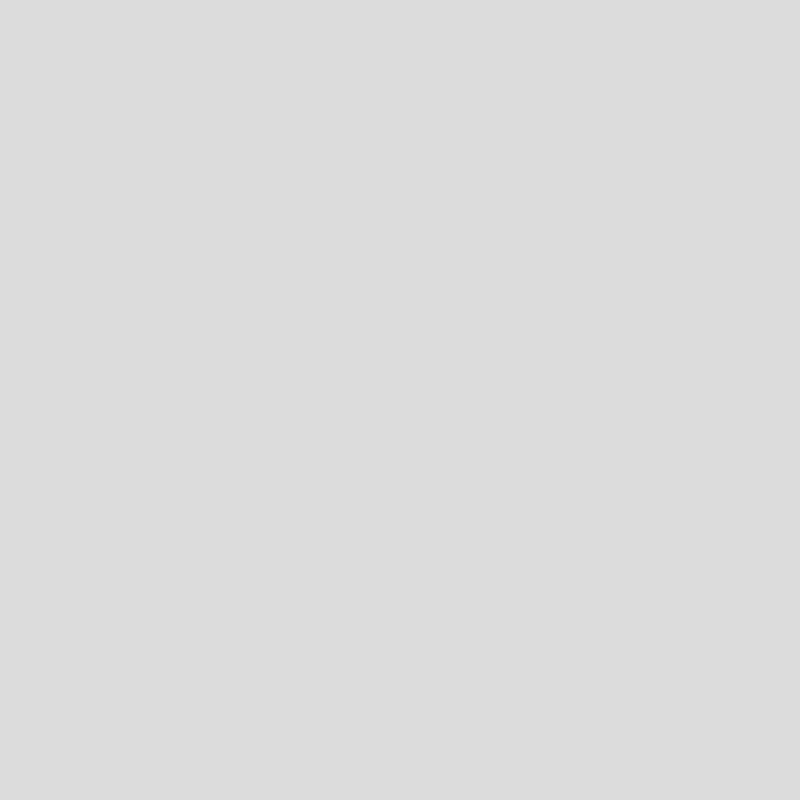
Frame 1 (no input)
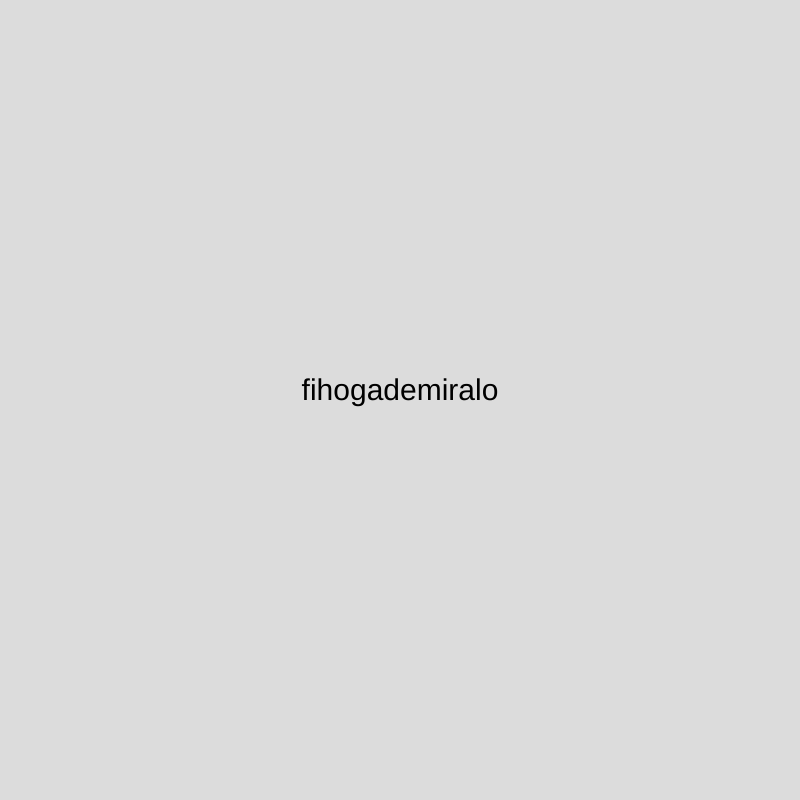
Frame 60 (no input)
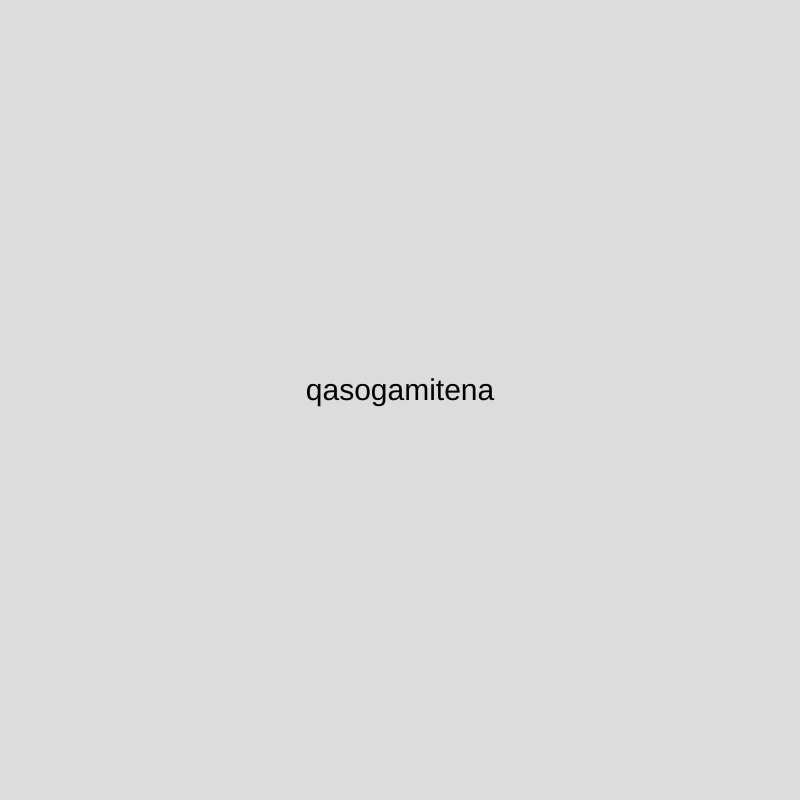
Frame 120 (the mouse pressed at the canvas centre since frame 60)

The p5.js sketch that drew these frames (run headless with seeded random() and noise() and a simulated clock; from frame 60 on, the mouse is pressed at the canvas centre):

// p5.js sketch
// ── sketch.js
var consonanti = ["b", "c", "d", "f", "g", "h", "l", "m", "n", "p", "q", "r", "s", "t", "v", "z"];
  var vocali = ["a", "e", "i", "o", "u"];
  var estrazione;
  var parola = "";

  function setup() {
    createCanvas(800, 800);

    textAlign(CENTER);
    textSize(30);

  }

  function draw() {
    background(220);
    
    //ogni 60 frame scrive una nuova parola
    if (frameCount % 60 == 0) {
      parola = "";
      var sillabe = int(random(10));
      for (var i = 0; i < sillabe; i++) {
        quale = int(random(consonanti.length - 1));

        parola += consonanti[quale];
        quale = int(random(vocali.length - 1));
        parola += vocali[quale];
      }
    }
    
    text(parola, width / 2, height / 2);
    
  }
